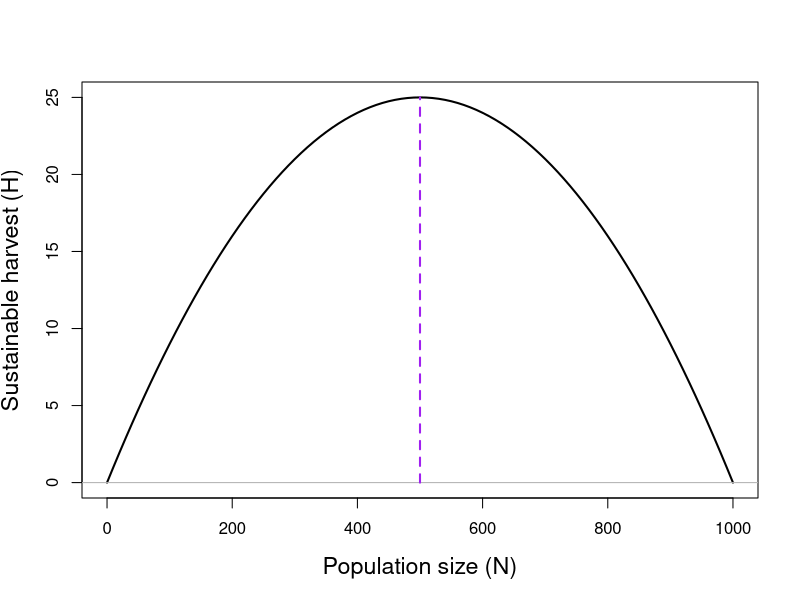
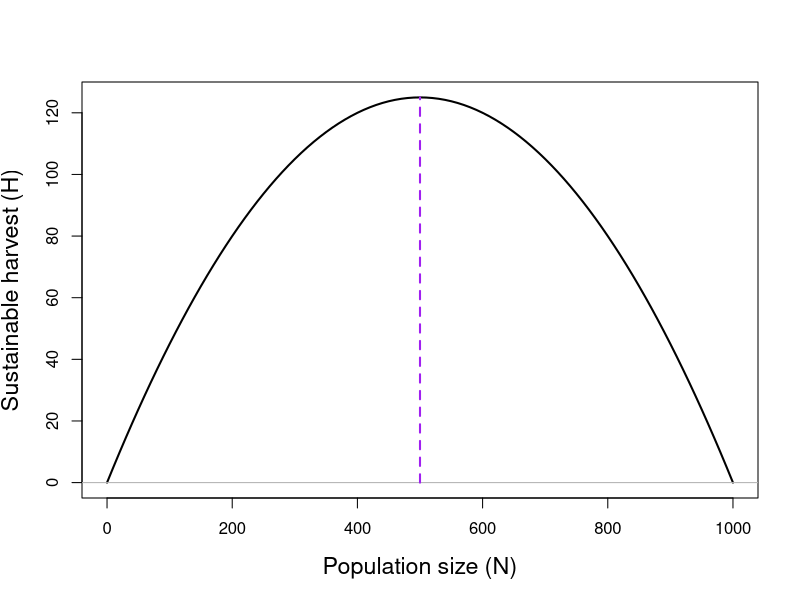
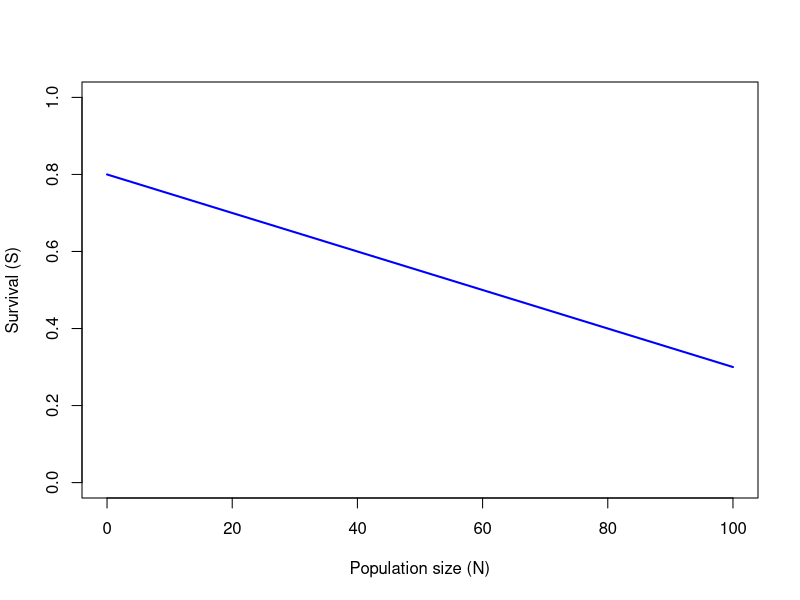
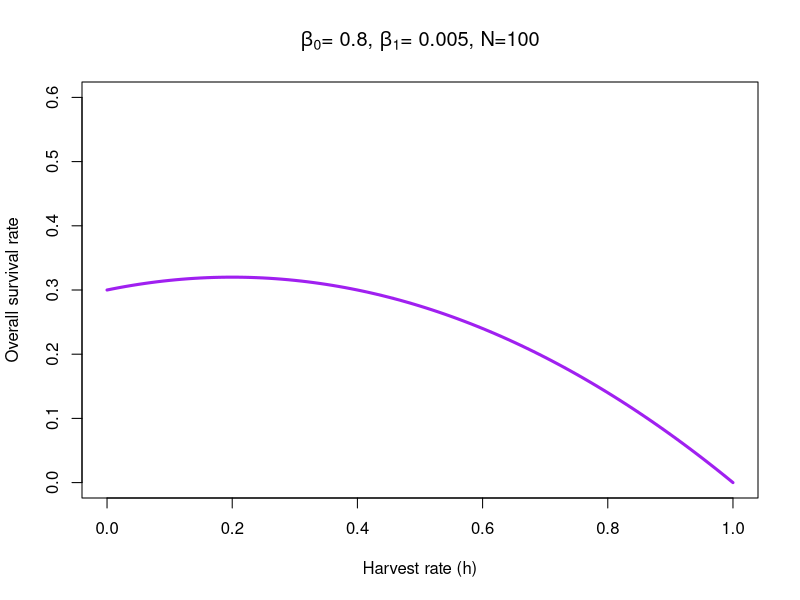

Source code (R) for these figures, in order:
## ----eval=FALSE,include=FALSE-------------------------------------------------
## source("../../rnw2pdf.R")
## rnw2pdf("lecture-harvest")
## rnw2pdf("lecture-harvest",tangle=TRUE)


## ----msy1,include=FALSE,echo=FALSE--------------------------------------------
N <- seq(0, 1000, by=10)
rmax <- 0.1
K <- 1000
H.1 <- N*rmax*(1 - N/K)
#par(mfrow=c(1,2), mai=c(0.7, 0.7, 0.2, 0.2))
#plot(0:T, Nl, xlab="Time", ylab="Population size (N)")
plot(N, H.1, type="l", #asp=1,
     col="black", lwd=2,
     cex.lab=1.4,
     xlab="Population size (N)",
     ylab="Sustainable harvest (H)")
abline(h=0, col=gray(0.7))
segments(K/2, 0, K/2, max(H.1), lty=2, lwd=2, col="purple")


## ----msy2,include=FALSE,echo=FALSE--------------------------------------------
N <- seq(0, 1000, by=10)
rmax <- 0.5
K <- 1000
H <- N*rmax*(1 - N/K)
plot(N, H, type="l", #asp=1,
     col="black", lwd=2,
     cex.lab=1.4,
     xlab="Population size (N)",
     ylab="Sustainable harvest (H)")
abline(h=0, col=gray(0.7))
segments(K/2, 0, K/2, max(H), lty=2, lwd=2, col="purple")


## ----phi1,echo=FALSE,include=FALSE,fig.width=8,fig.height=6-------------------
plot(function(x) 0.8 - 0.005*x, 0, 100, col="blue",
     xlab="Population size (N)",
     ylab="Survival (S)",
     ylim=c(0, 1), lwd=2)


## ----phibar,include=FALSE,echo=FALSE,fig.height=6,fig.width=8-----------------
plot(function(h) (1-h)*(0.8 - 0.005*(100 - 100*h)), 0, 1,
     ylim=c(0,0.6), xlab="Harvest rate (h)",
     ylab="Overall survival rate",
     main=expression(paste(beta[0], "= 0.8, ", beta[1], "= 0.005, N=100")),
     lwd=3, col="purple")

